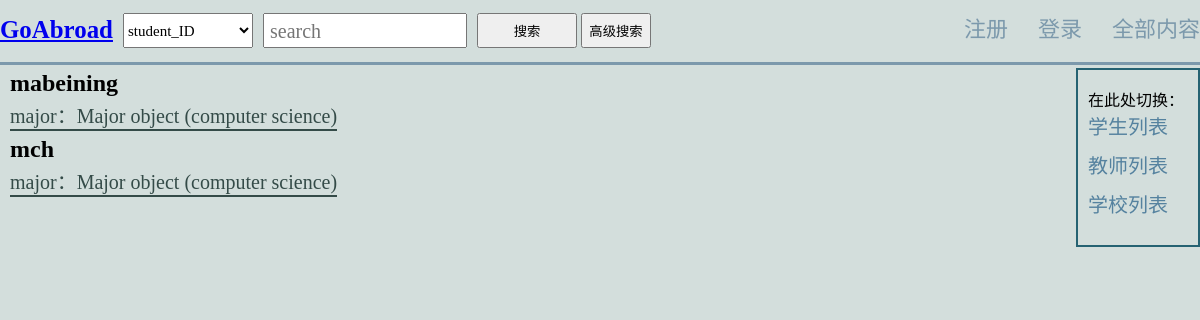
Page /GoAbroad/teacher_list/ on the committed database.
### GoAbroad/models.py (models this page shows)
class Teacher(models.Model):
    teacher_name = models.CharField(max_length=200, primary_key=True)
    major = models.ForeignKey(Major, on_delete=models.CASCADE)
    school_name = models.ForeignKey(School, on_delete=models.CASCADE)

class Major(models.Model):
    major = models.CharField(max_length=200, primary_key=True)
    short = models.CharField(max_length=200, null=True, blank=True)

### GoAbroad/views.py (the view)
# urls.py: path('teacher_list/', views.teacher_list, name='teacher_list'),
def teacher_list(request):
    teachers = Teacher.objects.all()
    context = {'teachers': teachers}
    print(teachers)
    return render(request, 'teacher_list.html', context)

### GoAbroad/templates/GoAbroad/teacher_list.html (shortened to what this page needs)
{% extends 'base.html'%}
{% block content %}
<body>
    <div class="container">
        <div class="row">
            <div class="col-xs-12 col-sm-6 col-md-7 col-md-offset-1 scroll">
                {% for x in teachers %}
                <a href="/GoAbroad/teacher_detail/{{x.teacher_name}}/" >{{x.teacher_name}}</a>
                <p>major：{{x.major}}</p>
                {% empty %}
                 <p>-----敬请期待-----</p>
                {% endfor %}
            </div>
        </div>
        <div class="menu">
            <div><p>在此处切换：</p></div>
            <a href="/GoAbroad/list">学生列表</a>
            <a href="/GoAbroad/teacher_list">教师列表</a>
            <a href="/GoAbroad/school_list">学校列表</a>
        </div>
    </div>
</body>
{% endblock %}

### GoAbroad/templates/GoAbroad/base.html (style rules this page uses)
* { margin: 0; padding: 0; }
html { background-color: #D3DEDC; background-repeat: no-repeat; }

### GoAbroad/templates/GoAbroad/teacher_list.html (style rules this page uses)
html,body { height: 100%; }
.container { background-color: #D3DEDC; background-repeat: no-repeat; }
.row a { display: block; height: 30px; width: auto; text-decoration: none; color: black; font-family: "Yuanti SC"; font-size: 24px; font-weight: bold; margin: 5px 0 0 10px; }
.row p { display: inline-block; font-family: "Yuanti SC"; font-size: 20px; color: #344B48; margin: 0 0 0 10px; border-bottom: 2px double #344B48; }
.menu { position: fixed; top: 68px; right: 0px; border: 0; display: block; border: 2px solid #256272; padding: 17px 10px; width: 100px; }
.menu a { display: block; color: #55829f; border-radius: 24px; transition: 0.25s; font-family: "Yuanti SC"; font-size: 20px; text-decoration: none; margin-bottom: 10px; }

### rows in the picture
Teacher: teacher_name "mabeining", major "Major object (computer science)"
Teacher: teacher_name "mch", major "Major object (computer science)"
